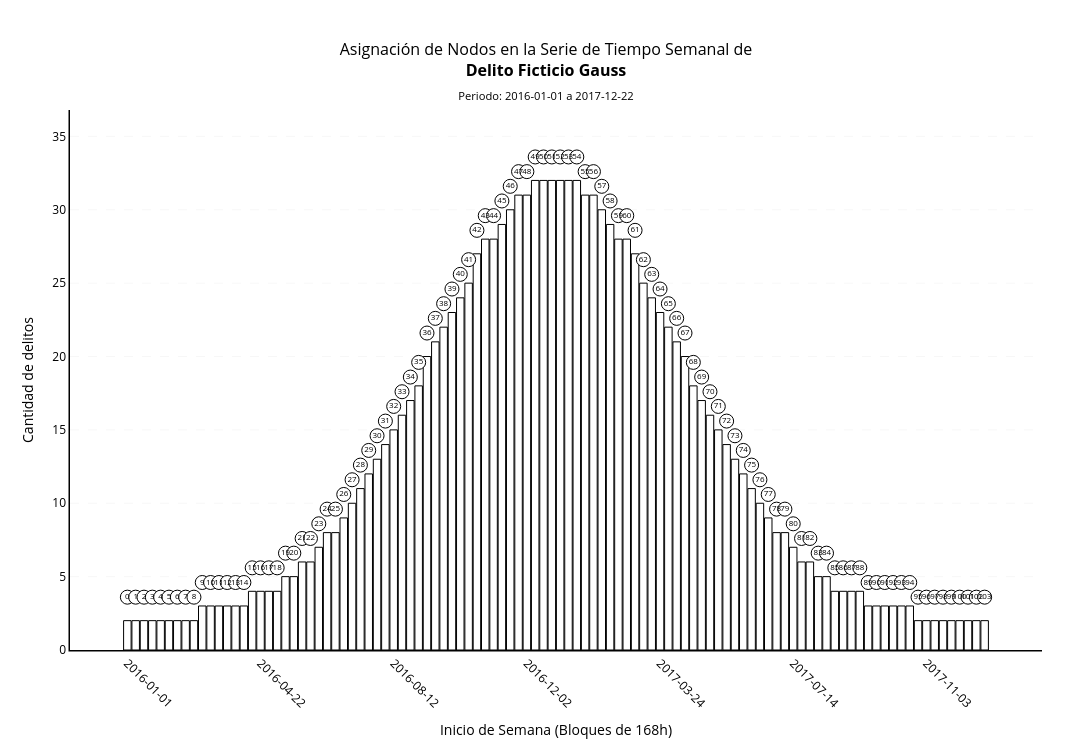

Notebook source saved alongside this figure:
### Code cell
# [SANDBOX] Campana gaussiana y actualización del grafo global

df_raw_synthetic, df_weekly_expected = (
    generate_synthetic_crime_records(
        forma="gauss",
        start_date="2016-01-01",
        n_weeks=104,
        baseline=2,
        amplitude=30,
        sigma_weeks=15,
    )
)

df_nodes = df_weekly_expected.copy()
TARGET_CRIME = str(df_raw_synthetic["delito"].iloc[0])

# El histograma lee este grafo: también debe actualizarse.
global_visibility_graph = build_natural_visibility_graph(df_nodes)

print(f"Semanas: {len(df_nodes)}")
print(
    f"Conteos: {df_nodes['cantidad'].min()} "
    f"a {df_nodes['cantidad'].max()}"
)
print(
    f"Periodo: {df_nodes['fecha_hecho'].min()} "
    f"a {df_nodes['fecha_hecho'].max()}"
)

fig = plot_weekly_network_nodes(
    global_visibility_graph,
    TARGET_CRIME,
)
fig.show()
